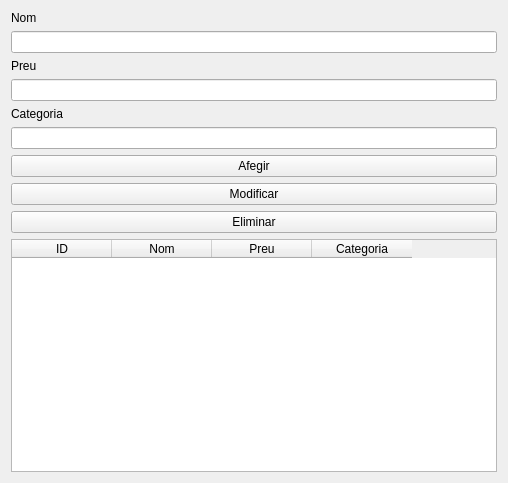
<?xml version="1.0" encoding="UTF-8"?>
<ui version="4.0">
 <class>Form</class>
 <widget class="QWidget" name="Form">
  <property name="geometry">
   <rect>
    <x>0</x>
    <y>0</y>
    <width>508</width>
    <height>483</height>
   </rect>
  </property>
  <layout class="QVBoxLayout" name="verticalLayout">
   <item>
    <widget class="QLabel" name="labelNom">
     <property name="text">
      <string>Nom</string>
     </property>
    </widget>
   </item>
   <item>
    <widget class="QLineEdit" name="txtNom"/>
   </item>
   <item>
    <widget class="QLabel" name="labelPreu">
     <property name="text">
      <string>Preu</string>
     </property>
    </widget>
   </item>
   <item>
    <widget class="QLineEdit" name="txtPreu"/>
   </item>
   <item>
    <widget class="QLabel" name="labelCategoria">
     <property name="text">
      <string>Categoria</string>
     </property>
    </widget>
   </item>
   <item>
    <widget class="QLineEdit" name="txtCategoria"/>
   </item>
   <item>
    <widget class="QPushButton" name="btnAfegir">
     <property name="text">
      <string>Afegir</string>
     </property>
    </widget>
   </item>
   <item>
    <widget class="QPushButton" name="btnModificar">
     <property name="text">
      <string>Modificar</string>
     </property>
    </widget>
   </item>
   <item>
    <widget class="QPushButton" name="btnEliminar">
     <property name="text">
      <string>Eliminar</string>
     </property>
    </widget>
   </item>
   <item>
    <widget class="QTableWidget" name="tableWidget">
     <property name="columnCount">
      <number>4</number>
     </property>
     <column>
      <property name="text">
       <string>ID</string>
      </property>
     </column>
     <column>
      <property name="text">
       <string>Nom</string>
      </property>
     </column>
     <column>
      <property name="text">
       <string>Preu</string>
      </property>
     </column>
     <column>
      <property name="text">
       <string>Categoria</string>
      </property>
     </column>
    </widget>
   </item>
  </layout>
 </widget>
 <resources/>
 <connections/>
</ui>
